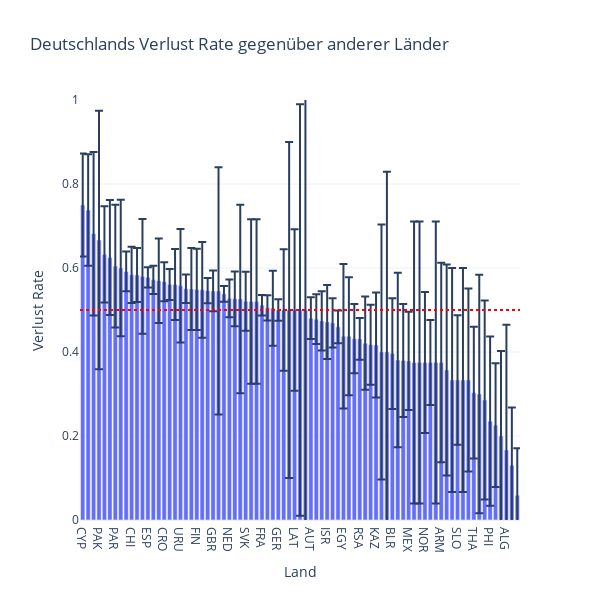

The notebook cell this image was saved under:
### Code cell
germanys_losses = win_counts.loc[win_counts["loser_ioc"] == "GER"].sort_values(by="win_rate", ascending=False)
px.bar(germanys_losses, x="winner_ioc", y="win_rate", title="Deutschlands Verlust Rate gegenüber anderer Länder",
       height=600, width=600, range_y=[0, 1], labels={
        "winner_ioc": "Land",
        "win_rate": "Verlust Rate"
    }, error_y="loss_rate_ci", template="plotly_white").add_hline(y=0.5, line_dash="dot", line_color="red")

### Figure 1 — Plotly figure (JSON) as saved in the notebook; plotly's stock layout.template omitted (floating-point values rounded to 4 significant figures)
{"data": [{"alignmentgroup": "True", "error_y": {"array": [0.1225, 0.133, 0.1946, 0.308, 0.1146, 0.137, 0.1461, 0.1623, 0.04735, 0.06683, 0.06399, 0.1368, 0.02394, 0.03354, 0.1006, 0.04645, 0.03679, 0.08467, 0.135, 0.03384, 0.09751, 0.09657, 0.1142, 0.0302, 0.04838, 0.2943, 0.01874, 0.04504, 0.0651, 0.2245, 0.0703, 0.1958, 0.1958, 0.02452, 0.02989, 0.08909, 0.02588, 0.1445, 0.4001, 0.1922, 0.49, 0.693, 0.04978, 0.05915, 0.07063, 0.08822, 0.05877, 0.03876, 0.1719, 0.1403, 0.08234, 0.04993, 0.111, 0.09524, 0.1247, 0.3036, 0.4294, 0.1317, 0.2077, 0.1345, 0.117, 0.3355, 0.3355, 0.1677, 0.1012, 0.3355, 0.2372, 0.251, 0.2667, 0.154, 0.2667, 0.2178, 0.1568, 0.284, 0.2366, 0.2016, 0.1472, 0.2024, 0.2982, 0.1376, 0.1119]}, "hovertemplate": "Land=%{x}<br>Verlust Rate=%{y}<extra></extra>", "legendgroup": "", "marker": {"color": "#636efa", "pattern": {"shape": ""}}, "name": "", "offsetgroup": "", "orientation": "v", "showlegend": false, "textposition": "auto", "x": ["CYP", "UZB", "LTU", "PAK", "MAR", "ZIM", "PAR", "BUL", "SUI", "CHI", "SRB", "PER", "ESP", "ARG", "POL", "CRO", "RUS", "NZL", "URU", "CZE", "UKR", "FIN", "ECU", "SWE", "GBR", "TUR", "USA", "NED", "ROU", "LUX", "SVK", "BIH", "GEO", "FRA", "AUS", "HUN", "GER", "GRE", "URS", "LAT", "TCH", "SEN", "AUT", "BRA", "CAN", "ISR", "BEL", "ITA", "EGY", "KOR", "JPN", "RSA", "COL", "IND", "KAZ", "BAH", "KEN", "BLR", "YUG", "POR", "MEX", "IRI", "NGR", "NOR", "DEN", "EST", "ARM", "MON", "DOM", "SLO", "CRC", "TUN", "THA", "MDA", "CHN", "PHI", "TPE", "BOL", "ALG", "VEN", "UNK"], "xaxis": "x", "y": [0.75, 0.7381, 0.6818, 0.6667, 0.6324, 0.625, 0.6047, 0.6, 0.5918, 0.5837, 0.5833, 0.58, 0.5776, 0.5718, 0.5699, 0.5675, 0.5608, 0.5606, 0.5577, 0.5506, 0.55, 0.549, 0.5479, 0.546, 0.5455, 0.5455, 0.5382, 0.5275, 0.5265, 0.5263, 0.5206, 0.52, 0.52, 0.5113, 0.5051, 0.5041, 0.5, 0.5, 0.5, 0.5, 0.5, 0.5, 0.4806, 0.4781, 0.474, 0.4715, 0.4693, 0.4598, 0.4375, 0.4375, 0.4317, 0.4312, 0.4211, 0.4175, 0.4167, 0.4, 0.4, 0.3962, 0.381, 0.38, 0.3788, 0.375, 0.375, 0.375, 0.375, 0.375, 0.375, 0.3571, 0.3333, 0.3333, 0.3333, 0.3333, 0.303, 0.3, 0.2857, 0.2353, 0.2258, 0.2, 0.1667, 0.1304, 0.05882], "yaxis": "y", "type": "bar"}], "layout": {"xaxis": {"anchor": "y", "domain": [0.0, 1.0], "title": {"text": "Land"}}, "yaxis": {"anchor": "x", "domain": [0.0, 1.0], "title": {"text": "Verlust Rate"}, "range": [0, 1]}, "legend": {"tracegroupgap": 0}, "title": {"text": "Deutschlands Verlust Rate gegenüber anderer Länder"}, "barmode": "relative", "height": 600, "width": 600, "shapes": [{"line": {"color": "red", "dash": "dot"}, "type": "line", "x0": 0, "x1": 1, "xref": "x domain", "y0": 0.5, "y1": 0.5, "yref": "y"}]}}
